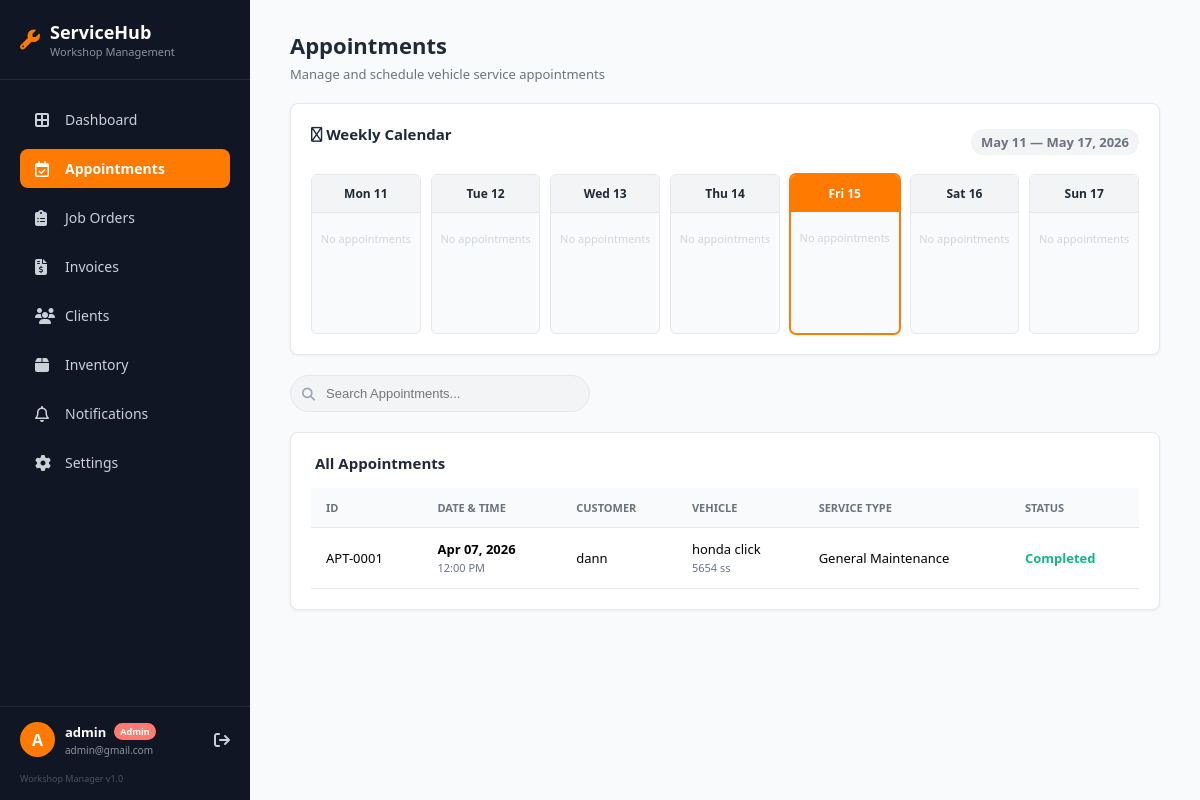
Before: /appointments.php (signed in) with the older database file.
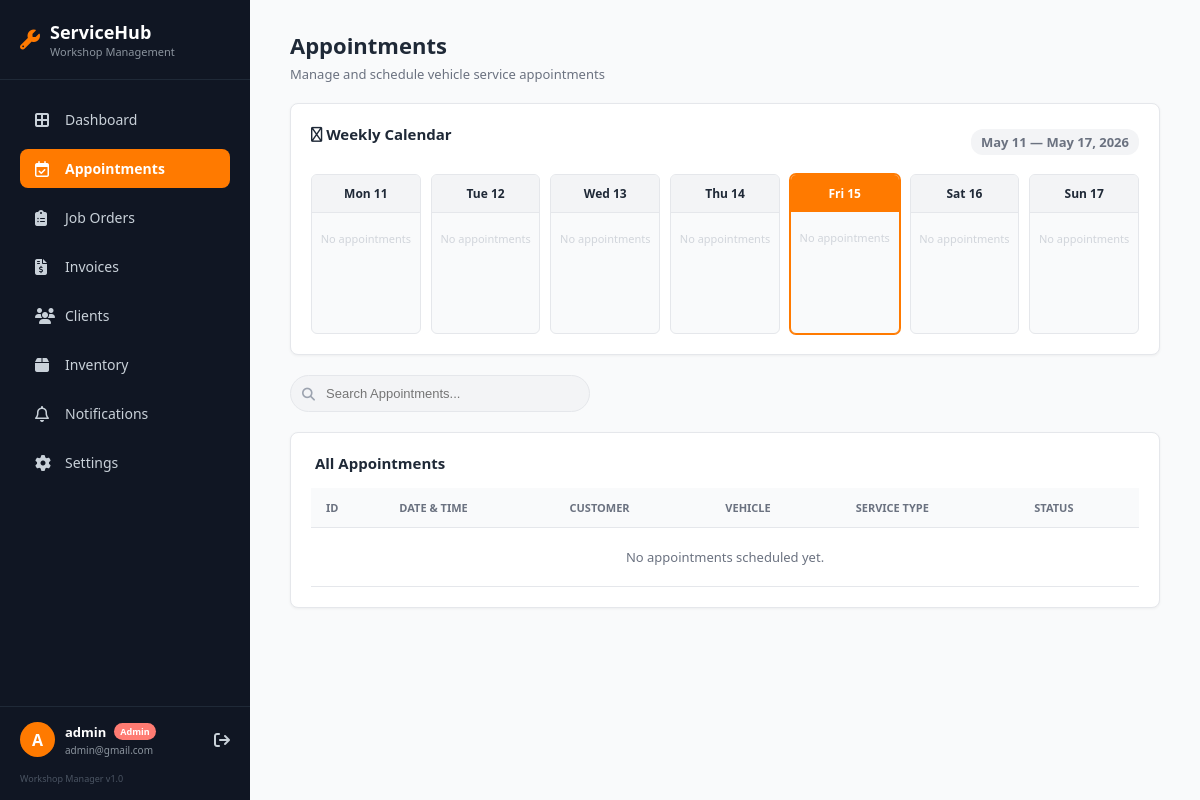
After: the same page with the newer database file.
### tables this page shows
CREATE TABLE `appointments` (
  `id` int(11) NOT NULL,
  `user_id` int(11) NOT NULL,
  `vehicle_id` int(11) NOT NULL,
  `service_type` varchar(100) NOT NULL,
  `appointment_date` date NOT NULL,
  `appointment_time` time NOT NULL,
  `mechanic_preference` varchar(100) DEFAULT NULL,
  `notes` text DEFAULT NULL,
  `status` enum('Pending','Confirmed','Completed','Cancelled') DEFAULT 'Pending',
  `created_at` timestamp NOT NULL DEFAULT current_timestamp()
);

CREATE TABLE `users` (
  `id` int(11) NOT NULL,
  `role` enum('Customer','Admin') NOT NULL DEFAULT 'Customer',
  `full_name` varchar(100) NOT NULL,
  `username` varchar(50) NOT NULL,
  `email` varchar(100) NOT NULL,
  `password` varchar(255) NOT NULL,
  `created_at` timestamp NOT NULL DEFAULT current_timestamp()
);

CREATE TABLE `vehicles` (
  `id` int(11) NOT NULL,
  `user_id` int(11) NOT NULL,
  `make_model` varchar(100) NOT NULL,
  `year` int(4) NOT NULL,
  `plate_number` varchar(20) NOT NULL,
  `engine_type` enum('Gasoline','Diesel','Electric','Hybrid') NOT NULL,
  `vin` varchar(50) DEFAULT NULL,
  `notes` text DEFAULT NULL,
  `created_at` timestamp NOT NULL DEFAULT current_timestamp()
);

### appointments.php (the view, shortened to what the changed rows need)
<?php
require 'includes/db.php';
?>
<!DOCTYPE html>
<html lang="en">
<head>
    <link rel="stylesheet" href="https://cdnjs.cloudflare.com/ajax/libs/font-awesome/6.4.0/css/all.min.css">
</head>
<body>
    <aside class="sidebar">
        <div class="sidebar-header">
            <div>
                <h2>ServiceHub</h2>
            </div>
        </div>
    </aside>
    <main class="main-content">
        <div class="top-header">
            <div>
                <h1>Appointments</h1>
            </div>
        </div>
        <div class="outline-card">
            <?php
            $currentDate = new DateTime();
            $dayOfWeek = $currentDate->format('N');
            $startOfWeek = clone $currentDate;
            $startOfWeek->modify('-' . ($dayOfWeek - 1) . ' days');
            $weekDays = [];
            for ($i = 0; $i < 7; $i++) {
                $day = clone $startOfWeek;
                $day->modify("+$i days");
                $weekDays[] = $day->format('Y-m-d');
            }
            $placeholders = implode(',', array_fill(0, count($weekDays), '?'));
            $calQuery = "
                SELECT a.appointment_date, a.appointment_time, u.full_name, v.make_model, a.status
                FROM appointments a
                JOIN users u ON a.user_id = u.id
                JOIN vehicles v ON a.vehicle_id = v.id
                WHERE a.appointment_date IN ($placeholders)
                ORDER BY a.appointment_time ASC
            ";
            $calStmt = $pdo->prepare($calQuery);
            $calStmt->execute($weekDays);
            $weekAppointments = $calStmt->fetchAll(PDO::FETCH_GROUP | PDO::FETCH_ASSOC);
            ?>
            <div class="calendar-grid">
                <?php
                $todayDate = date('Y-m-d');
                foreach ($weekDays as $date) {
                    $dayName = date('D', strtotime($date));
                    $dayNum = date('d', strtotime($date));
                    $isToday = ($date === $todayDate) ? 'today-col' : '';
                    echo "<div class='cal-col {$isToday}'>";
                    echo "<div class='cal-day-header'>{$dayName} {$dayNum}</div>";
                    echo "<div class='cal-day-body'>";
                    if (isset($weekAppointments[$date])) {
                        foreach ($weekAppointments[$date] as $appt) {
                            $time = date('g:i A', strtotime($appt['appointment_time']));
                            $statusClass = $appt['status'];
                            echo "<div class='cal-appt {$statusClass}' title='{$appt['full_name']} - {$appt['make_model']}'>";
                            echo "<span class='cal-time'>{$time}</span>";
                            echo "<span class='cal-detail'>{$appt['make_model']}</span>";
                            echo "</div>";
                        }
                    } else {
                        echo "<span style='color: #d1d5db; font-size: 11px; text-align: center; display: block; margin-top: 10px;'>No appointments</span>";
                    }
                    echo "</div></div>";
                }
                ?>
            </div>
        </div>
        <div class="outline-card">
            <table class="data-table">
                <thead>
                    <tr>
                        <th>ID</th>
                        <th>Date & Time</th>
                        <th>Customer</th>
                        <th>Vehicle</th>
                        <th>Service Type</th>
                        <th>Status</th>
                    </tr>
                </thead>
                <tbody>
                    <?php
                    $query = "
                        SELECT
                            a.id, a.appointment_date, a.appointment_time, a.service_type, a.status,
                            u.full_name as customer_name,
                            v.make_model, v.plate_number
                        FROM appointments a
                        JOIN users u ON a.user_id = u.id
                        JOIN vehicles v ON a.vehicle_id = v.id
                        ORDER BY a.appointment_date ASC, a.appointment_time ASC
                    ";
                    $stmt = $pdo->query($query);
                    $appointments = $stmt->fetchAll();
                    if (count($appointments) > 0) {
                        foreach ($appointments as $appt) {
                            $formattedDate = date("M d, Y", strtotime($appt['appointment_date']));
                            $formattedTime = date("h:i A", strtotime($appt['appointment_time']));
                            echo "<tr>";
                            echo "<td>APT-" . str_pad($appt['id'], 4, '0', STR_PAD_LEFT) . "</td>";
                            echo "<td><strong>{$formattedDate}</strong><br><span style='color: var(--text-muted); font-size: 11px;'>{$formattedTime}</span></td>";
                            echo "<td>" . htmlspecialchars($appt['customer_name']) . "</td>";
                            echo "<td>" . htmlspecialchars($appt['make_model']) . "<br><span style='color: var(--text-muted); font-size: 11px;'>" . htmlspecialchars($appt['plate_number']) . "</span></td>";
                            echo "<td>" . htmlspecialchars($appt['service_type']) . "</td>";
                            $statusColor = '#1f2937';
                            if ($appt['status'] == 'Completed') {
                                $statusColor = '#10b981';
                            } elseif ($appt['status'] == 'In Progress' || $appt['status'] == 'Confirmed') {
                                $statusColor = '#3b82f6';
                            } elseif ($appt['status'] == 'Pending') {
                                $statusColor = '#f59e0b';
                            } elseif ($appt['status'] == 'On Hold' || $appt['status'] == 'Cancelled') {
                                $statusColor = '#ef4444';
                            }
                            echo "<td style='color: {$statusColor}; font-weight: 600;'>" . htmlspecialchars($appt['status']) . "</td>";
                            echo "</tr>";
                        }
                    } else {
                        echo "<tr><td colspan='6' style='text-align:center; padding: 20px; color: var(--text-muted);'>No appointments scheduled yet.</td></tr>";
                    }
                    ?>
                </tbody>
            </table>
        </div>
    </main>
</body>
</html>

Changed rows visible on the page:
removed appointments: id "0001", appointment_date "Apr 07, 2026", appointment_time "12:00 PM", user.full_name "dann", vehicle.make_model "honda click", vehicle.plate_number "5654 ss", service_type "General Maintenance", status "Completed"
Other visible differences:
text now shown: "No appointments scheduled yet."
